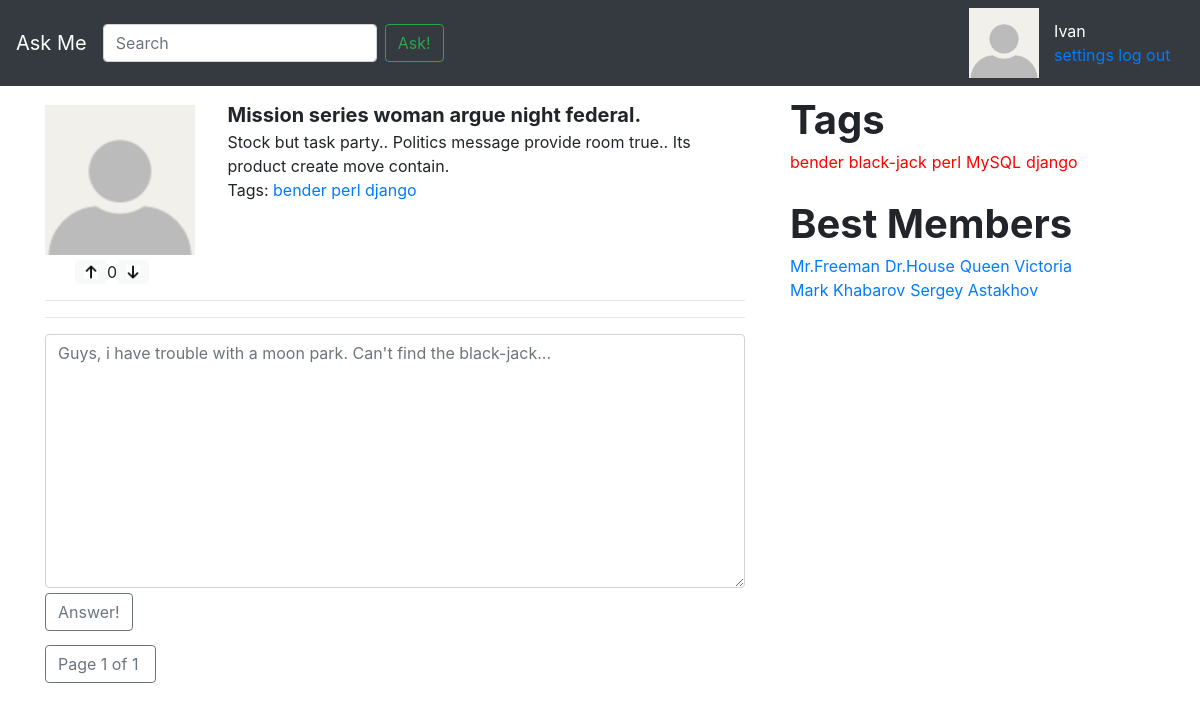
Before: /question/15/ with the older database file.
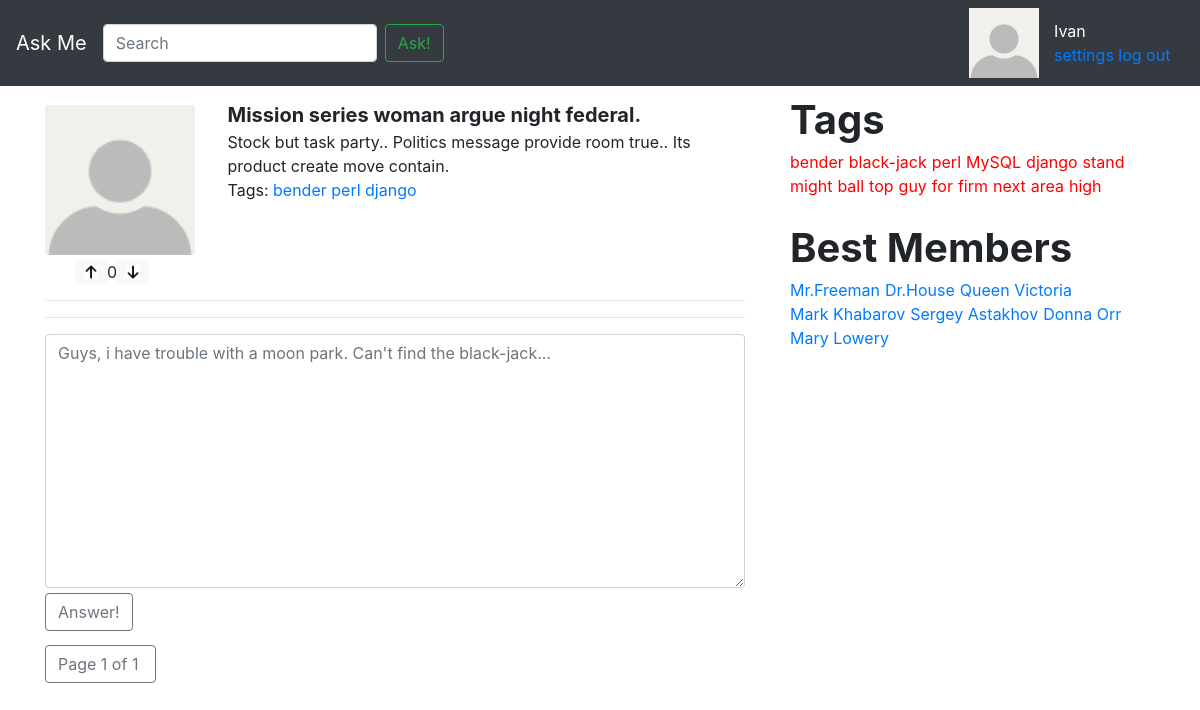
After: the same page with the newer database file.
### app/models.py (models this page shows, shortened)
class Tag(models.Model):
	name = models.CharField(max_length = 256, unique = True, verbose_name = 'Название тэга')
	objects = TagManager()
	def __str__(self):
		return self.name
	class Meta:
		verbose_name = 'Тэг'
		verbose_name_plural = 'Тэги'

class User(models.Model):
	author = models.OneToOneField('Profile', on_delete=models.CASCADE)
	objects = UserManager()
	def __str__(self):
		return self.author.user_name
	class Meta:
		verbose_name = 'Пользователь'
		verbose_name_plural = 'Пользователи'

class Profile(models.Model):
	user_name = models.CharField(max_length = 256, verbose_name = 'Имя в системе')
	email = models.EmailField(verbose_name = 'E-mail', default = 'default@def.com', blank = True)
	image = models.ImageField(upload_to='static/img/', default = '111.jpg', blank = True)
	class Meta:
		verbose_name = 'Профиль'
		verbose_name_plural = 'Профили'

### app/views.py (the view)
# urls.py: path('question/<int:question_id>/', views.question_answers, name='question_answers'),
def question_answers(request, question_id):
	question = Question.objects.question_by_id(question_id)
	question_answers = Answer.objects.question_answers(question_id)
	page_obj = paginate(request, question_answers)
	return render(request, 'answers_page.html', {
		'page_obj': page_obj,
		'question': question,
		})

### app/models.py (called while the page is built)
	def get_all_users(self):
		return self.all()

	def count_rating(self):
		return self.filter(mark_type = Mark.MarkType.LIKE).count() - self.filter(mark_type = Mark.MarkType.DISLIKE).count()

	def question_by_id(self, question_id):
		return self.get(pk=question_id)

	def question_answers(self, question_id):
		return self.filter(question__id = question_id).order_by('-date_create')

	def get_all_tags(self):
		return self.all()

### app/views.py (called while the page is built)
def paginate(request, object_list, per_page=3):
    paginator = Paginator(object_list, per_page)
    page_number = request.GET.get('page')
    page_obj = paginator.get_page(page_number)
    return page_obj

### askme/context_processors.py (called while the page is built)
def tags(arg):
	tags = Tag.objects.get_all_tags()
	return { 'tags': tags }

def best_members(arg):
	best_members = User.objects.get_all_users()
	return { 'members': best_members }

### templates/answers_page.html (shortened to what this page needs)
{% extends 'inc/base.html' %}
{% load static %}
{% block content %}
    <div class="row main_question">
    <div class="col-3 question_box_left">
        <div class="row">
            <img id="main_question_img" src="../../static/img/{{ question.author.author.image }}" alt="My image" class="question-img">
        </div>
        <div id="main_question_like_widget" class="row like_widget">
            <img class="btn btn-primary btn-sm btn-light" src="{% static 'img/like.jpg' %}" height="24">
            <div class="bd-highlight like-status"> {{ question.marks.count_rating }} </div>
            <img class="btn btn-primary btn-sm btn-light" src="{% static 'img/dislike.jpg' %}" height="24">
        </div>
    </div>
        <div class="col-9">
            <div class="question_box_right">
                <div class="question-title">{{ question.title }}</div>
                <div >{{ question.text }}</div>
                <div class="row">
                    <div class="col">
                        <span class="ans_tag">Tags:</span>
                            {% for tag in question.tags.get_all_tags %}
                                <a class="ans_tag" href="{% url 'tag' tag  %}">{{ tag }}</a>
                            {% endfor %}
                    </div>
                </div>
            </div>
        </div>
    </div>
    <hr/>
    <hr/>
    <textarea class="form-control" id="exampleFormControlTextarea1" rows="10" placeholder="Guys, i have trouble with a moon park. Can't find the black-jack..."></textarea>
    <button id="answer_btn_answer_page" type="button" class="page_btn btn btn-outline-secondary" id="answer_btn">Answer!
    </button>
{% endblock content %}
{% block right %}
    {% include 'inc/tags_section.html' %}
{% endblock right %}
{% block page_btns %}
    {% include 'inc/pagination.html' %}
{% endblock page_btns %}

### templates/inc/tags_section.html
<div>
    <div class="row">
        <span class="row tags_header">Tags</span>
    </div>
    <div class="row link_tags">
        {% for tag in tags %}
            <a class="sample_tag lang_tag" href="{% url 'tag' tag  %}">{{ tag }}</a>
        {% endfor %}
    </div>
</div>
<div>
    <div class="row">
        <span class="row tags_header">Best Members</span>
    </div>
    <div class="row link_tags">
        {% for member in members %}
            <a class="sample_tag" href="">{{ member }}</a>
        {% endfor %}
    </div>
</div>

Changed rows visible on the page:
added Tag: name "stand"
added Tag: name "might"
added Tag: name "ball"
added Tag: name "top"
added Tag: name "guy"
added Tag: name "for"
added Tag: name "firm"
added Tag: name "next"
added Tag: name "area"
added Tag: name "high"
added User: author.user_name "Donna Orr"
added User: author.user_name "Mary Lowery"
